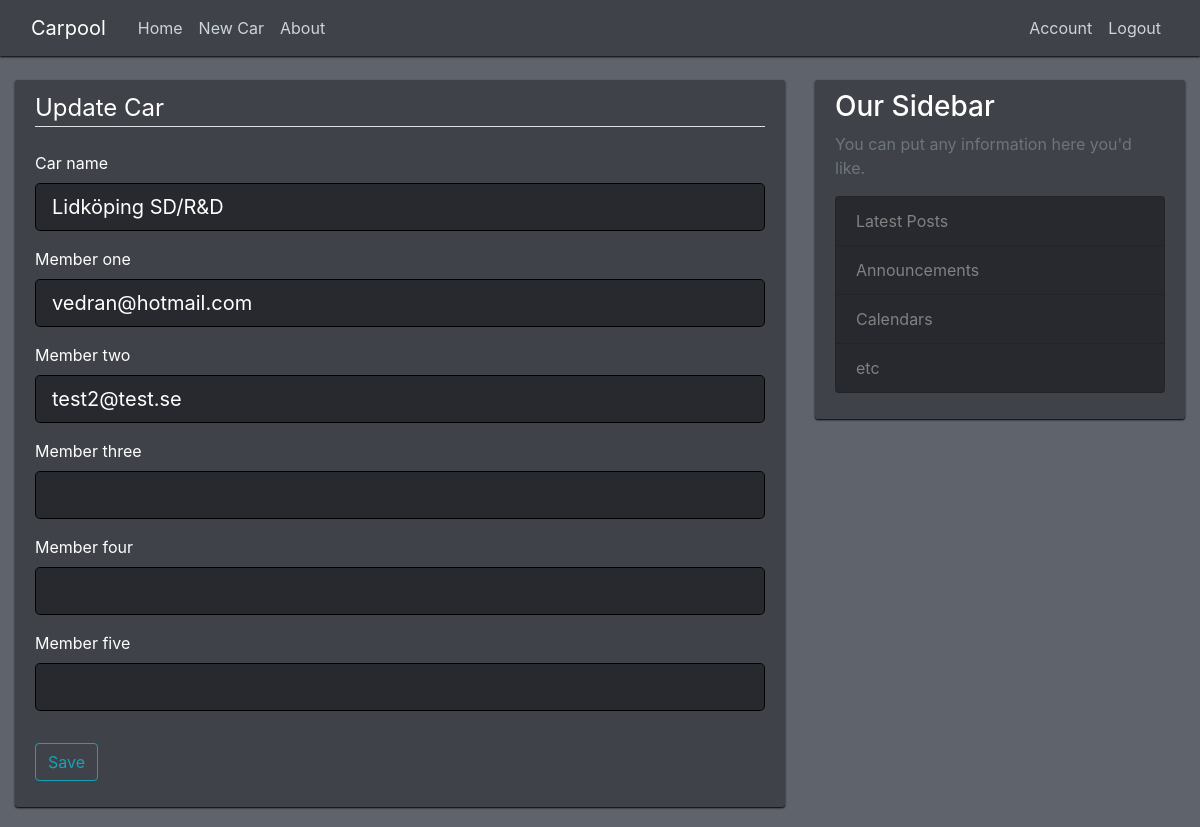
Screenshot of /car/1/update (signed in) with the database file from the repository.
### carpool/models.py (models this page shows, shortened)
class Car(db.Model):
    id = db.Column(db.Integer, primary_key=True)
    car_name = db.Column(db.String(100), nullable=False)
    member_one = db.Column(db.Integer, nullable=False)
    member_two = db.Column(db.Integer, nullable=True)
    member_three = db.Column(db.Integer, nullable=True)
    member_four = db.Column(db.Integer, nullable=True)
    member_five = db.Column(db.Integer, nullable=True)
    week_day_one = db.Column(db.Integer, nullable=True)
    week_day_two = db.Column(db.Integer, nullable=True)
    week_day_three = db.Column(db.Integer, nullable=True)
    week_day_four = db.Column(db.Integer, nullable=True)
    week_day_five = db.Column(db.Integer, nullable=True)

### carpool/cars/routes.py (the view)
@cars.route("/car/<int:car_id>/update", methods=["GET", "POST"])
@login_required
def update_car(car_id):
    cars = Car.query.get_or_404(car_id)
    if current_user.id != cars.member_one \
    and current_user.id != cars.member_two \
    and current_user.id != cars.member_three \
    and current_user.id != cars.member_four \
    and current_user.id != cars.member_five:
        abort(403)
    form = CarForm()
    if form.validate_on_submit():
        cars.car_name = form.car_name.data
        user_one = User.query.filter_by(email=form.member_one.data).first()
        user_two = User.query.filter_by(email=form.member_two.data).first()
        user_three = User.query.filter_by(email=form.member_three.data).first()
        user_four = User.query.filter_by(email=form.member_four.data).first()
        user_five = User.query.filter_by(email=form.member_five.data).first()
        cars.member_one = user_one.id if user_one else ""
        cars.member_two = user_two.id if user_two else ""
        cars.member_three = user_three.id if user_three else ""
        cars.member_four = user_four.id if user_four else ""
        cars.member_five = user_five.id if user_five else ""
        db.session.commit()
        flash('Your car as been updated', 'success')
        return redirect(url_for('main.home', car_id=cars.id))
    elif request.method == 'GET':
        user_one = User.query.filter_by(id=cars.member_one).first()
        user_two = User.query.filter_by(id=cars.member_two).first()
        user_three = User.query.filter_by(id=cars.member_three).first()
        user_four = User.query.filter_by(id=cars.member_four).first()
        user_five = User.query.filter_by(id=cars.member_five).first()
        form.car_name.data = cars.car_name
        form.member_one.data = user_one.email if user_one else ""
        form.member_two.data = user_two.email if user_two else ""
        form.member_three.data = user_three.email if user_three else ""
        form.member_four.data = user_four.email if user_four else ""
        form.member_five.data = user_five.email if user_five else ""
    return render_template('create_car.html', title='Update Car',
                           form=form, legend='Update Car')

### carpool/cars/forms.py (shortened to what this page needs)
class CarForm(FlaskForm):
    car_name = StringField('Car name', validators=[DataRequired(), Length(min=2, max=20)])
    member_one = StringField('Member one',validators=[DataRequired(), Email(), Optional()])
    member_two = StringField('Member two', validators=[Email(), Optional()])
    member_three = StringField('Member three', validators=[Email(), Optional()])
    member_four = StringField('Member four', validators=[Email(), Optional()])
    member_five = StringField('Member five', validators=[Email(), Optional()])
    submit = SubmitField('Save')

### carpool/cars/routes.py (called while the page is built)
@cars.before_request
def check_valid_login():
    if not current_user.is_authenticated:
        return redirect(url_for('users.login'))

### carpool/models.py (called while the page is built)
@login_manager.user_loader
def load_user(user_id):
    return User.query.get(int(user_id))

### carpool/templates/create_car.html (shortened to what this page needs)
{% extends "base.html" %}
{% block content %}
<div class="content-section">
    <form method="POST" action="">
      <fieldset class="form-group">
        <legend class="border-bottom mb-4">{{ legend }}</legend>
        <div class="form-group">
            {{ form.car_name.label(class="form-control-label") }}
            {% if form.car_name.errors %}
              {{ form.car_name(class="form-control form-control-lg is-invalid") }}
              <div class="invalid-feedback">
                  {% for error in form.car_name.errors %}
                      <span>{{ error }}</span>
                  {% endfor %}
              </div>
            {% else %}
                {{ form.car_name(class="form-control form-control-lg") }}
            {% endif %}
        </div>
        <div class="form-group">
            {{ form.member_one.label(class="form-control-label") }}
            {% if form.member_one.errors %}
              {{ form.member_one(class="form-control form-control-lg is-invalid") }}
              <div class="invalid-feedback">
                  {% for error in form.member_one.errors %}
                      <span>{{ error }}</span>
                  {% endfor %}
              </div>
            {% else %}
                {{ form.member_one(class="form-control form-control-lg") }}
            {% endif %}
        </div>
        <div class="form-group">
            {{ form.member_two.label(class="form-control-label") }}
            {% if form.member_two.errors %}
              {{ form.member_two(class="form-control form-control-lg is-invalid") }}
              <div class="invalid-feedback">
                  {% for error in form.member_two.errors %}
                      <span>{{ error }}</span>
                  {% endfor %}
              </div>
            {% else %}
                {{ form.member_two(class="form-control form-control-lg") }}
            {% endif %}
        </div>
        <div class="form-group">
            {{ form.member_three.label(class="form-control-label") }}
            {% if form.member_three.errors %}
              {{ form.member_three(class="form-control form-control-lg is-invalid") }}
              <div class="invalid-feedback">
                  {% for error in form.member_three.errors %}
                      <span>{{ error }}</span>
                  {% endfor %}
              </div>
            {% else %}
                {{ form.member_three(class="form-control form-control-lg") }}
            {% endif %}
        </div>
        <div class="form-group">
            {{ form.member_four.label(class="form-control-label") }}
            {% if form.member_four.errors %}
              {{ form.member_four(class="form-control form-control-lg is-invalid") }}
              <div class="invalid-feedback">
                  {% for error in form.member_four.errors %}
                      <span>{{ error }}</span>
                  {% endfor %}
              </div>
            {% else %}
                {{ form.member_four(class="form-control form-control-lg") }}
            {% endif %}
        </div>
        <div class="form-group">
            {{ form.member_five.label(class="form-control-label") }}
            {% if form.member_five.errors %}
              {{ form.member_five(class="form-control form-control-lg is-invalid") }}
              <div class="invalid-feedback">
                  {% for error in form.member_five.errors %}
                      <span>{{ error }}</span>
                  {% endfor %}
              </div>
            {% else %}
                {{ form.member_five(class="form-control form-control-lg") }}
            {% endif %}
        </div>
      </fieldset>
      <div class="form-group">
          {{ form.submit(class="btn btn-outline-info") }}
      </div>
    </form>
</div>
{% endblock content %}

### carpool/static/style.css (style rules this page uses)
body { background: #5F636C; color: #fff; margin-top: 5rem; }
.content-section { background: #404249; padding: 10px 20px; box-shadow:0px 1px 2px black; border-radius: 3px; margin-bottom: 20px; }
.form-control { background-color: #27292F; border: 1px solid black; color: #fff; }

### rows the page displays
Car: car_name "Lidköping SD/R&D", member_one "vedran@hotmail.com", member_two "test2@test.se"

### other values shown
{{ legend }} "Update Car"
